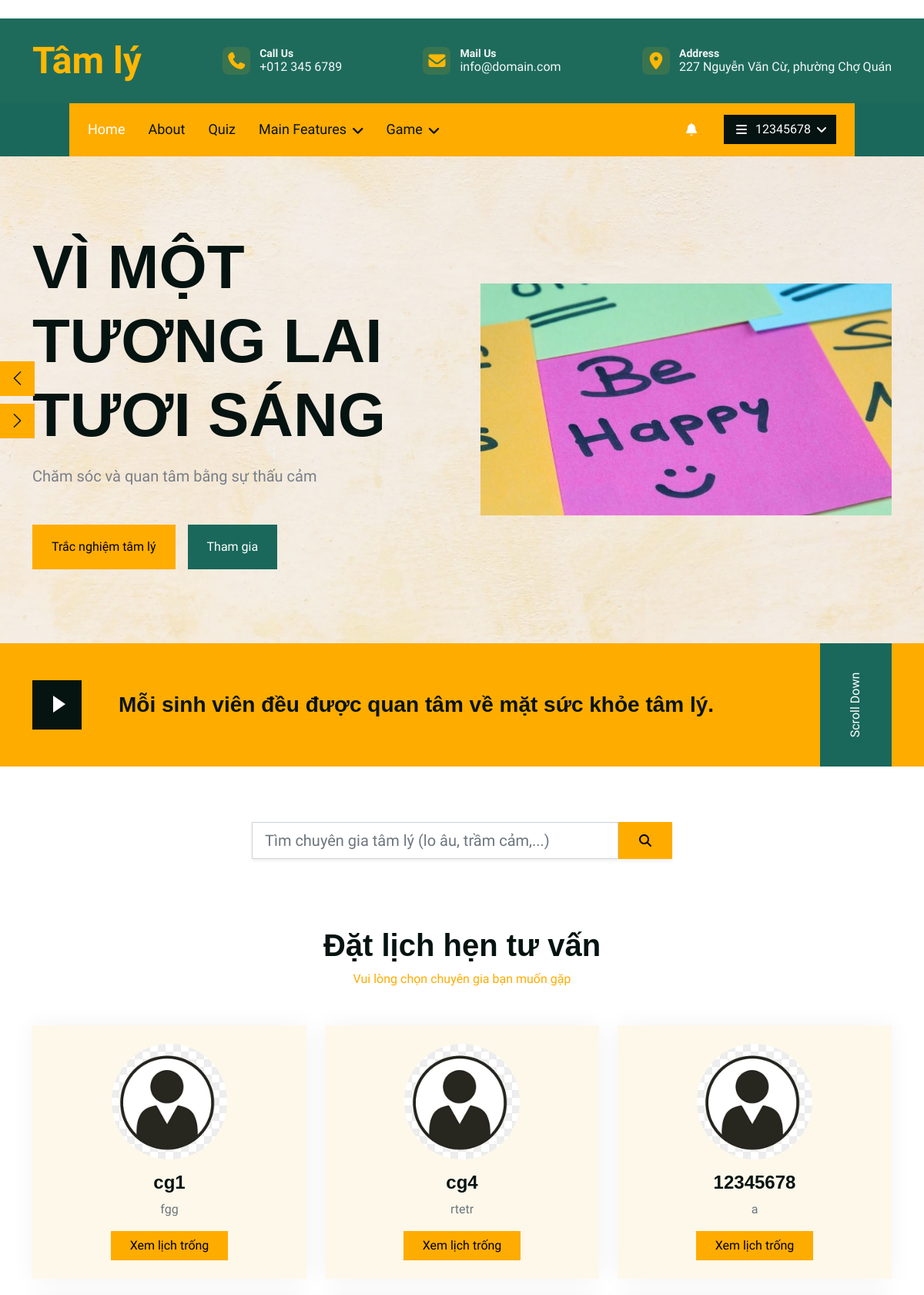
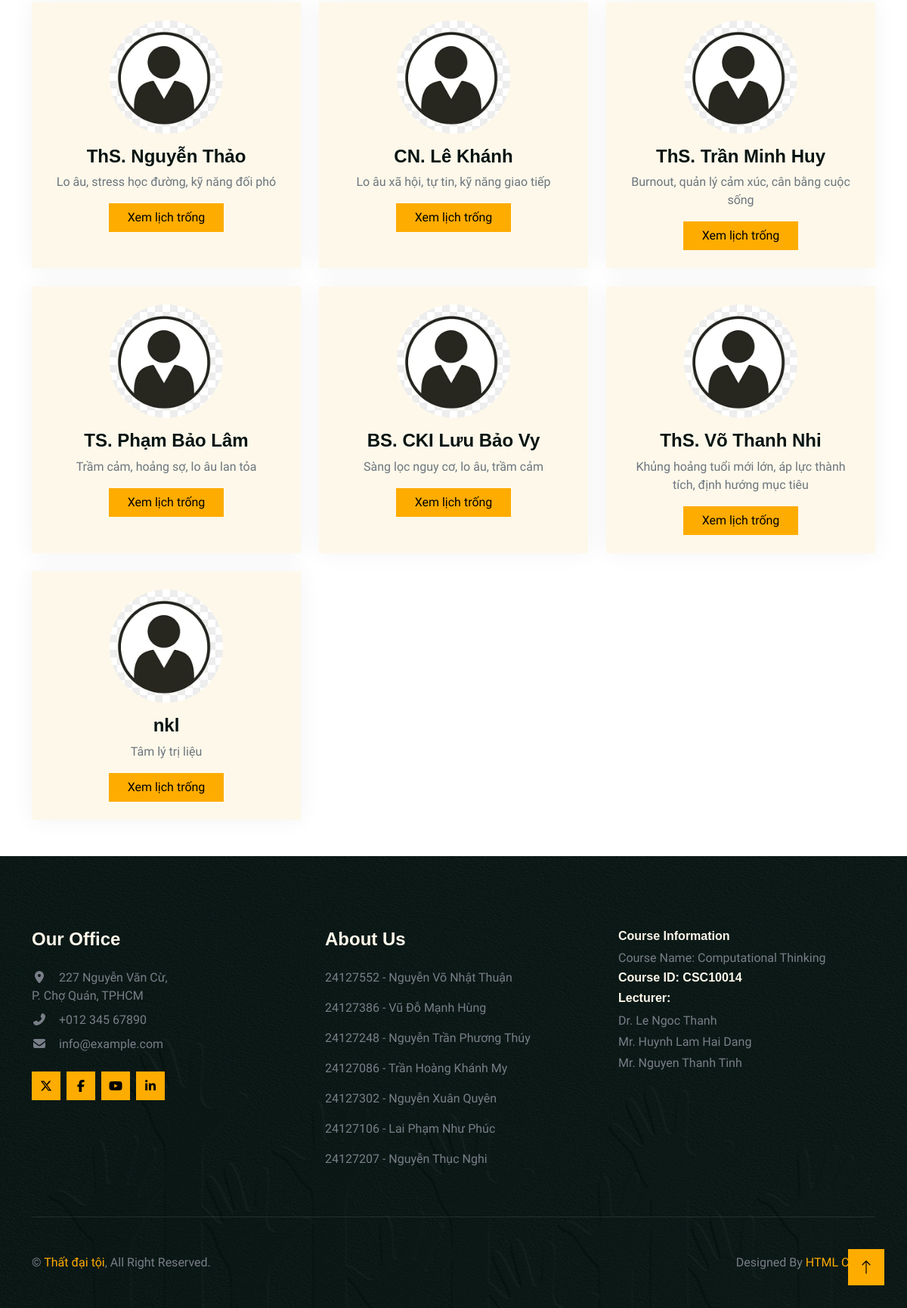
Screenshot of /booking/select-therapist (signed in) with the database file from the repository (2 pictures, top to bottom).
### models.py (models this page shows)
class ExpertProfile(Base):
    __tablename__ = "expert_profiles"
    user_id = Column(
        Integer,
        ForeignKey("users.id"),
        primary_key=True
    )
    full_name = Column(String(100), nullable=False)
    title = Column(String(100)) #Học hàm
    qualification = Column(String(255)) #Học vị
    specialization = Column(String(255))
    organization = Column(String(255)) #Tổ chức, phòng khám,...
    years_of_experience = Column(Integer)
    verification_status = Column(String, default= "NONE")
    verified_by = Column(Integer, ForeignKey("users.id"), nullable=True)
    verified_at = Column(DateTime)
    bio = Column(Text) #Tiểu sử
    is_active = Column(Boolean, default=True)
    created_at = Column(DateTime, default=func.now())
    updated_at = Column(DateTime, default=func.now(), onupdate=func.now())
    user = relationship("User", back_populates="expert_profile", foreign_keys=[user_id])

### Booking/booking.py (the view)
@booking_bp.route("/select-therapist")
def select_therapist():
    if "user_id" not in session:
        return redirect(url_for("auth.login", next=request.full_path))
    db = TherapySession()
    therapists_objs = (db.query(User)
    .join(ExpertProfile, ExpertProfile.user_id == User.id)
    .options(joinedload(User.expert_profile))
    .filter(User.role == "EXPERT")
    .filter(ExpertProfile.is_active == True)
    .filter(ExpertProfile.verification_status == "VERIFIED")
    .all()
)
    for therapist in therapists_objs:
        print(therapist)
    therapists_list = []
    for therapist in therapists_objs:
        expert_profile = therapist.expert_profile
        therapists_list.append({
            "id": therapist.id,
            "full_name": expert_profile.full_name if expert_profile else "Expert", #Default name
            "image": getattr(expert_profile, "image", None),
            "field": expert_profile.specialization,
        })
    db.close()
    return render_template("booking_list.html", therapists=therapists_list)

### Booking/templates/booking_list.html (shortened to what this page needs)
﻿{% extends "index.html" %}
    {% block content %}
<div class="container py-5">
    <div class="text-center mx-auto mb-5" style="max-width: 500px;">
        <h1 class="display-6">Đặt lịch hẹn tư vấn</h1>
        <p class="text-primary">Vui lòng chọn chuyên gia bạn muốn gặp</p>
    </div>
    <div class="row g-4">
        {% for t in therapists %}
        <div class="col-md-6 col-lg-4">
            <div class="team-item bg-light p-4 text-center h-100">
                {% if t.image %}
                    <img class="img-fluid mb-3 rounded-circle"
                        src="{{ url_for('static', filename=t.image) }}"
                        style="width: 150px; height: 150px; object-fit: cover;"
                        alt="Avatar">
                {% else %}
                    <img class="img-fluid mb-3 rounded-circle"
                        src="{{ url_for('static', filename='img/default-avatar.png') }}"
                        style="width: 150px; height: 150px; object-fit: cover;"
                        alt="Default avatar">
                {% endif %}
                <h4 class="mb-2">{{ t.full_name }}</h4>
                <p class="text-muted mb-3">{{ t.field }}</p>
                <a href="{{ url_for('booking.calendar', therapist_id=t.id) }}" class="btn btn-primary px-4">Xem lịch trống</a>
            </div>
        </div>
        {% endfor %}
    </div>
</div>
{% endblock %}

### templates/index.html (shortened to what this page needs)
<!DOCTYPE html>
<html lang="en">
<head>
    <link href="https://cdnjs.cloudflare.com/ajax/libs/font-awesome/7.0.0/css/all.min.css" rel="stylesheet">
    <link href="https://cdn.jsdelivr.net/npm/bootstrap-icons@1.4.1/font/bootstrap-icons.css" rel="stylesheet">
    <link href="{{ url_for('static', filename='lib/animate/animate.min.css') }}" rel="stylesheet">
    <link href="{{ url_for('static', filename='lib/owlcarousel/assets/owl.carousel.min.css') }}" rel="stylesheet">
    <link href="{{ url_for('static', filename='css/bootstrap.min.css') }}" rel="stylesheet">
    <link href="{{ url_for('static', filename='css/style.css') }}" rel="stylesheet">
</head>
<body>
    <div class="topbar">
        <div class="container topbar-inner">
            <div class="logo">Tâm lý</div>
            <div class="topbar-item">
                <i class="fa fa-phone"></i>
                <div class="topbar-text">
                    <small>Call Us</small>
                    <span>+012 345 6789</span>
                </div>
            </div>
            <div class="topbar-item">
                <i class="fa fa-envelope"></i>
                <div class="topbar-text">
                    <small>Mail Us</small>
                    <span>info@domain.com</span>
                </div>
            </div>
            <div class="topbar-item">
                <i class="fa fa-map-marker-alt"></i>
                <div class="topbar-text">
                    <small>Address</small>
                    <span>227 Nguyễn Văn Cừ, phường Chợ Quán</span>
                </div>
            </div>
        </div>
    </div>
    <div class="container-fluid bg-secondary px-0 wow fadeIn" data-wow-delay="0.1s">
        <div class="nav-bar">
            <nav class="navbar navbar-expand-lg bg-primary navbar-dark px-4 py-lg-0">
                <div class="collapse navbar-collapse" id="navbarCollapse">
                    <div class="navbar-nav me-auto">
                        <a href="{{ url_for('index') }}" class="nav-item nav-link active">Home</a>
                        <a href="{{ url_for('about') }}" class="nav-item nav-link">About</a>
                        <a href="{{ url_for('quiz_bp.trang_quiz') }}" class="nav-item nav-link">Quiz</a>
                        <div class="nav-item dropdown">
                            <a href="#" class="nav-link dropdown-toggle" data-bs-toggle="dropdown">Main Features</a>
                        </div>
                        <div class="nav-item dropdown">
                            <a href="#" class="nav-link dropdown-toggle" data-bs-toggle="dropdown">Game</a>
                        </div>
                    </div>
                    <div class="d-none d-lg-flex ms-auto align-items-center">
                        {% if session.get("user_id") %}
                            <div class="nav-item dropdown me-3">
                                <a href="#" class="nav-link position-relative" id="notiBell" data-bs-toggle="dropdown" aria-expanded="false">
                                    <i class="fa fa-bell text-white"></i>
                                </a>
                            </div>
                            <div class="nav-item dropdown">
                                <a href="#"
                                   class="btn btn-dark dropdown-toggle d-flex align-items-center position-relative"
                                   data-bs-toggle="dropdown" aria-expanded="false">
                                    <i class="fa-solid fa-bars me-2"></i>
                                    <span class="fw-semibold">{{ session.get("username") or "Tài khoản" }}</span>
                                </a>
                            </div>
                        {% else %}
                            <a class="btn btn-dark ms-2" href="{{ url_for('auth.login') }}">Đăng nhập</a>
                            <a class="btn btn-dark ms-2" href="{{ url_for('auth.register') }}">Đăng ký</a>
                        {% endif %}
                    </div>
                </div>
            </nav>
        </div>
    </div>
    <div class="container-fluid p-0 wow fadeIn" data-wow-delay="0.1s">
        <div class="owl-carousel header-carousel py-5">
            <div class="container py-5">
                <div class="row g-5 align-items-center">
                    <div class="col-lg-6">
                        <div class="carousel-text">
                            <h1 class="display-1 text-uppercase mb-3">Vì một tương lai tươi sáng</h1>
                            <p class="fs-5 mb-5">Chăm sóc và quan tâm bằng sự thấu cảm</p>
                            <div class="d-flex">
                                <a class="btn btn-primary py-3 px-4 me-3" href="{{ url_for('quiz_bp.trang_quiz') }}">Trắc nghiệm tâm lý</a>
                                <a class="btn btn-secondary py-3 px-4" href="{{ url_for('auth.login') }}">Tham gia</a>
                            </div>
                        </div>
                    </div>
                    <div class="col-lg-6">
                        <div class="carousel-img">
                            <img src="{{ url_for('static', filename='img/carousel-1.jpg') }}">
                        </div>
                    </div>
                </div>
            </div>
        </div>
    </div>
    <div class="container-fluid bg-primary mb-5 wow fadeIn" data-wow-delay="0.1s">
        <div class="container">
            <div class="row g-0">
                <div class="col-lg-11">
                    <div class="h-100 py-5 d-flex align-items-center">
                        <button type="button" class="btn-play" data-bs-toggle="modal"
                                data-src="https://www.youtube.com/embed/DWRcNpR6Kdc" data-bs-target="#videoModal">
                            <span></span>
                        </button>
                        <h3 class="ms-5 mb-0">Mỗi sinh viên đều được quan tâm về mặt sức khỏe tâm lý.</h3>
                    </div>
                </div>
                <div class="d-none d-lg-block col-lg-1">
                    <div class="h-100 w-100 bg-secondary d-flex align-items-center justify-content-center">
                        <span class="text-white" style="transform: rotate(-90deg);">Scroll Down</span>
                    </div>
                </div>
            </div>
        </div>
    </div>
    <div class="container py-4 wow fadeIn" data-wow-delay="0.1s">
        <div class="row justify-content-center">
            <div class="col-lg-6">
                <form id="expert-search-form" class="d-flex shadow-sm">
                    <input
                        type="search"
                        class="form-control form-control-lg rounded-start"
                        id="expert-search-input"
                        placeholder="Tìm chuyên gia tâm lý (lo âu, trầm cảm,...)"
                    >
                    <button class="btn btn-primary px-4 rounded-end" type="submit">
                        <i class="fa fa-search"></i>
                    </button>
                </form>
            </div>
        </div>
    </div>
    {% block content %}{% endblock %}
    <div class="container-fluid footer py-5 wow fadeIn" data-wow-delay="0.1s">
        <div class="container">
            <div class="row g-5 py-5">
                <div class="col-lg-4 col-md-6">
                    <h4 class="text-light mb-4">Our Office</h4>
                    <p class="mb-2">
                        <i class="fa fa-map-marker-alt me-3"></i>227 Nguyễn Văn Cừ, <br>
                        P. Chợ Quán, TPHCM</br>
                    </p>
                    <p class="mb-2"><i class="fa fa-phone-alt me-3"></i>+012 345 67890</p>
                    <p class="mb-2"><i class="fa fa-envelope me-3"></i>info@example.com</p>
                    <div class="d-flex pt-3">
                        <a class="btn btn-square btn-primary me-2" href=""><i class="fab fa-x-twitter"></i></a>
                        <a class="btn btn-square btn-primary me-2" href=""><i class="fab fa-facebook-f"></i></a>
                        <a class="btn btn-square btn-primary me-2" href=""><i class="fab fa-youtube"></i></a>
                        <a class="btn btn-square btn-primary me-2" href=""><i class="fab fa-linkedin-in"></i></a>
                    </div>
                </div>
                <div class="col-lg-4 col-md-6">
                    <h4 class="text-light mb-4">About Us</h4>
                    <p>24127552 - Nguyễn Võ Nhật Thuận</p>
                    <p>24127386 - Vũ Đỗ Mạnh Hùng</p>
                    <p>24127248 - Nguyễn Trần Phương Thúy</p>
                    <p>24127086 - Trần Hoàng Khánh My</p>
                    <p>24127302 - Nguyễn Xuân Quyên</p>
                    <p>24127106 - Lai Phạm Như Phúc</p>
                    <p>24127207 - Nguyễn Thục Nghi</p>
                </div>
                <div class="col-lg-4 col-md-6">
                    <h6 class="text-light">Course Information</h6>
                    <p class="mb-1">Course Name: Computational Thinking</p>
                    <h6 class="text-light">Course ID: CSC10014</h6>
                    <h6 class="text-light">Lecturer:</h6>
                    <p class="mb-1">Dr. Le Ngoc Thanh</p>
                    <p class="mb-1">Mr. Huynh Lam Hai Dang</p>
                    <p class="mb-1">Mr. Nguyen Thanh Tinh</p>
                </div>
            </div>
            <div class="copyright pt-5">
                <div class="row">
                    <div class="col-md-6 text-center text-md-start mb-3 mb-md-0">
                        &copy; <a class="fw-semi-bold" href="#">Thất đại tội</a>, All Right Reserved.
                    </div>
                    <div class="col-md-6 text-center text-md-end">
                        Designed By <a class="fw-semi-bold" href="https://htmlcodex.com">HTML Codex</a>
                    </div>
                </div>
            </div>
        </div>
    </div>
    <a href="#" class="btn btn-lg btn-primary btn-lg-square back-to-top"><i class="bi bi-arrow-up"></i></a>
</body>
</html>

### static/css/style.css (style rules this page uses)
html, body { font-family: "Be Vietnam Pro", system-ui, -apple-system, "Segoe UI", Roboto, Arial, sans-serif; }
:root { --bs-tertiary: #797E88; }
.back-to-top { position: fixed; display: none; right: 30px; bottom: 30px; z-index: 99; }
.btn { transition: .5s; }
.btn-square { width: 38px; height: 38px; }
.btn-lg-square { width: 48px; height: 48px; }
.btn-square, .btn-sm-square, .btn-lg-square { padding: 0; display: flex; align-items: center; justify-content: center; font-weight: normal; }
.nav-bar { padding: 0 90px; transition: .5s; }
.navbar .navbar-nav .nav-link { margin-right: 30px; padding: 20px 0; color: var(--bs-dark); font-size: 18px; outline: none; }
.navbar .navbar-nav .nav-link:hover, .navbar .navbar-nav .nav-link.active { color: var(--bs-white); }
.navbar .dropdown-toggle::after { border: none; content: "\f107"; font-family: "Font Awesome 5 Free"; font-weight: 900; vertical-align: middle; margin-left: 8px; }
.header-carousel { position: relative; background: url(../img/bg.jpg) center center no-repeat; background-size: cover; }
.header-carousel .carousel-img { position: relative; }
.btn-play { position: relative; display: block; box-sizing: content-box; width: 16px; height: 26px; border: none; outline: none !important; padding: 18px 20px 20px 28px; background: var(--bs-dark); }
.btn-play:before { content: ""; position: absolute; z-index: 0; left: 50%; top: 50%; transform: translateX(-50%) translateY(-50%); display: block; width: 60px; height: 60px; background: var(--bs-dark); animation: pulse-border 1500ms ease-out infinite; }
.btn-play:after { content: ""; position: absolute; z-index: 1; left: 50%; top: 50%; transform: translateX(-50%) translateY(-50%); display: block; width: 60px; height: 60px; background: var(--bs-dark); transition: all 200ms; }
.btn-play span { display: block; position: relative; z-index: 3; width: 0; height: 0; left: -1px; border-left: 16px solid var(--bs-white); border-top: 11px solid transparent; border-bottom: 11px solid transparent; }
.team-item { box-shadow: 0 0 30px rgba(0, 0, 0, .05); transition: .5s; }
.footer { color: var(--bs-tertiary); background: linear-gradient(rgba(5, 19, 17, .95), rgba(5, 19, 17, .95)), url(../img/bg-footer.jpg) center center no-repeat; background-size: cover; }
.footer .copyright { border-top: 1px solid rgba(255, 255, 255, .1); }
button, input, textarea, select, .navbar, .nav-link, .dropdown-menu { font-family: inherit; }
.topbar { background: #1e6b5c; height: 110px; display: flex; align-items: center; }
.topbar .topbar-inner { display: flex; flex-direction: row; align-items: center; justify-content: space-between; gap: 24px; flex-wrap: nowrap; }
.topbar .logo { display: flex; align-items: center; height: 100%; font-size: 48px; font-weight: 700; color: #ffb703; margin: 0; line-height: 1; }
.topbar .topbar-item { display: flex; align-items: center; gap: 12px; color: #fff; white-space: nowrap; }
.topbar .topbar-item i { color: #ffb703; font-size: 22px; width: 36px; height: 36px; display: grid; place-items: center; background: rgba(255,183,3,.12); border-radius: 8px; }
.topbar .topbar-item small { display: block; font-weight: 600; opacity: .95; line-height: 1.1; }
.topbar .topbar-item span { display: block; line-height: 1.2; opacity: .95; }

### rows the page displays
ExpertProfile: full_name "cg1", field "fgg"
ExpertProfile: full_name "cg4", field "rtetr"
ExpertProfile: full_name "12345678", field "a"
ExpertProfile: full_name "ThS. Nguyễn Thảo", field "Lo âu, stress học đường, kỹ năng đối phó"
ExpertProfile: full_name "CN. Lê Khánh", field "Lo âu xã hội, tự tin, kỹ năng giao tiếp"
ExpertProfile: full_name "ThS. Trần Minh Huy", field "Burnout, quản lý cảm xúc, cân bằng cuộc sống"
ExpertProfile: full_name "TS. Phạm Bảo Lâm", field "Trầm cảm, hoảng sợ, lo âu lan tỏa"
ExpertProfile: full_name "BS. CKI Lưu Bảo Vy", field "Sàng lọc nguy cơ, lo âu, trầm cảm"
ExpertProfile: full_name "ThS. Võ Thanh Nhi", field "Khủng hoảng tuổi mới lớn, áp lực thành tích, định hướng mục tiêu"
ExpertProfile: full_name "nkl", field "Tâm lý trị liệu"

### other values shown
{{ session.get("username") or "Tài khoản" }} "12345678"
